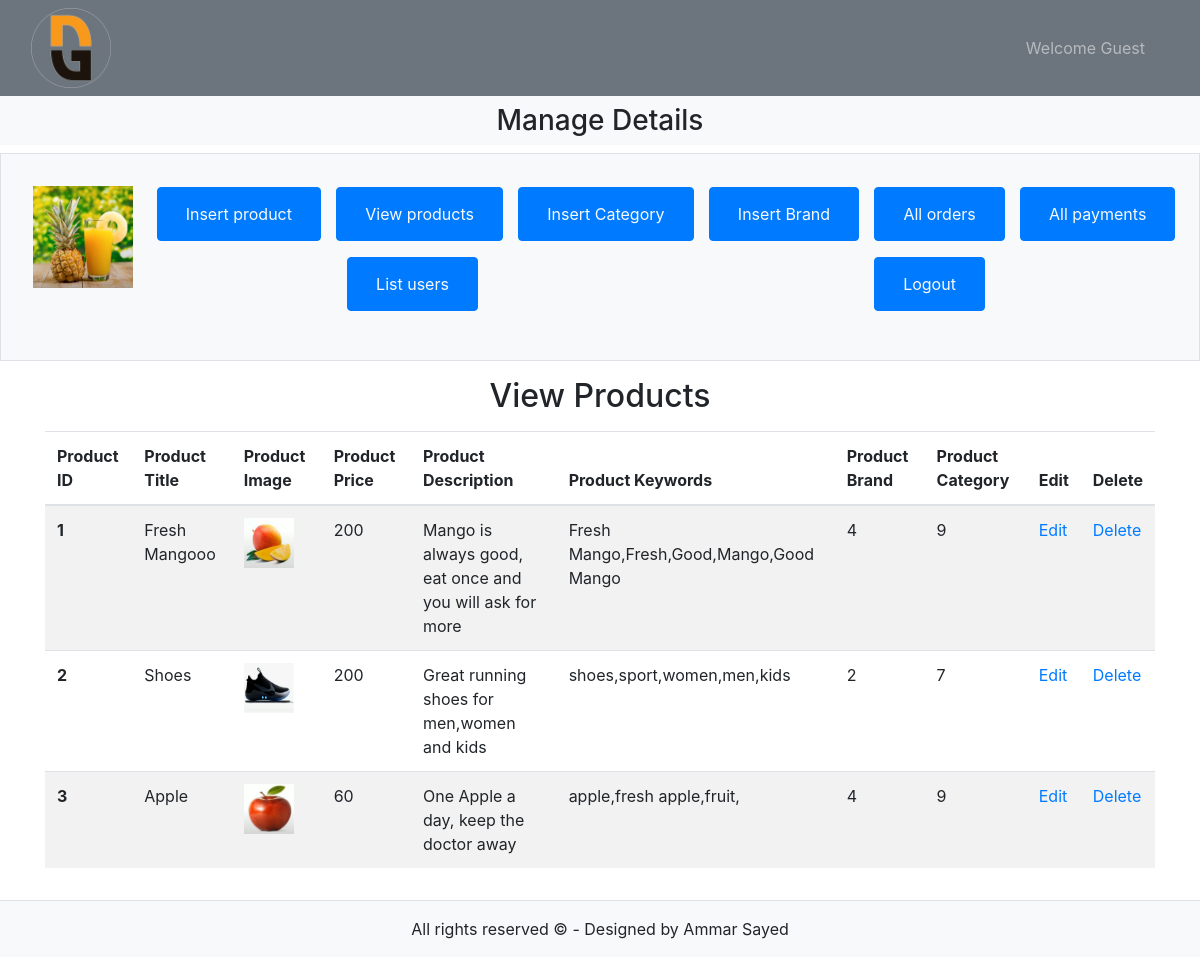
Page /admin/index.php?view_products on the committed database.
### tables this page shows
CREATE TABLE `products` (
  `pr_id` int(11) NOT NULL,
  `pr_title` varchar(100) NOT NULL,
  `pr_description` varchar(255) NOT NULL,
  `pr_keywords` varchar(255) NOT NULL,
  `cat_id` int(11) NOT NULL,
  `br_id` int(11) NOT NULL,
  `pr_img1` varchar(255) NOT NULL,
  `pr_img2` varchar(255) NOT NULL,
  `pr_img3` varchar(255) NOT NULL,
  `pr_price` double NOT NULL,
  `date` timestamp NOT NULL DEFAULT current_timestamp() ON UPDATE current_timestamp(),
  `status` varchar(100) NOT NULL
);

### admin/view_products.php (the view, shortened to what this page needs)
<?php
include("../includes/connect.php");
$number = 0;
$res_select = "";
if (isset($_GET['view_products'])) {
    $select_query = "Select * from `products`";
    $res_select = mysqli_query($con, $select_query);
    $number = mysqli_num_rows($res_select);
}
?>
<?php
if ($number > 0) {
?>
    <h2 class="text-center mb-3">View Products</h2>
    <table class="table table-striped table-hover">
        <thead>
            <tr>
                <th scope="col">Product ID</th>
                <th scope="col">Product Title</th>
                <th scope="col">Product Image</th>
                <th scope="col">Product Price</th>
                <th scope="col">Product Description</th>
                <th scope="col">Product Keywords</th>
                <th scope="col">Product Brand</th>
                <th scope="col">Product Category</th>
                <th scope="col">Edit</th>
                <th scope="col">Delete</th>
            </tr>
        </thead>
        <tbody>
            <?php
            if ($number > 0) {
                while ($row = mysqli_fetch_array($res_select)) {
                    $pr_id = $row['pr_id'];
                    $pr_title = $row['pr_title'];
                    $pr_img1 = $row['pr_img1'];
                    $pr_price = $row['pr_price'];
                    $pr_description = $row['pr_description'];
                    $pr_keywords = $row['pr_keywords'];
                    $br_id = $row['br_id'];
                    $cat_id = $row['cat_id'];
            ?>
                    <tr>
                        <th scope="row"><?php echo $pr_id; ?></th>
                        <td><?php echo $pr_title; ?></td>
                        <td><img src="./product_images/<?php echo $pr_img1; ?>" alt="" style="width: 50px; height: 50px;"></td>
                        <td><?php echo $pr_price; ?></td>
                        <td><?php echo $pr_description; ?></td>
                        <td><?php echo $pr_keywords; ?></td>
                        <td><?php echo $br_id; ?></td>
                        <td><?php echo $cat_id; ?></td>
                        <td><a href="edit_product.php?edit_id=<?php echo $pr_id; ?>">Edit</a></td>
                        <td><a href="index.php?view_products&delete_id=<?php echo $pr_id; ?>">Delete</a></td>
                    </tr>
            <?php
                }
            }
            ?>
        </tbody>
    </table>
<?php
} else {
    echo "<h2 class='text-center'>No products found</h2>";
}
?>

### style.css (style rules this page uses)
* { margin: 0; padding: 0; box-sizing: border-box; }

### rows in the picture
products: pr_id "1", pr_title "Fresh Mangooo", pr_img1 (picture), pr_price "200", pr_description "Mango is always good, eat once and you will ask for more", pr_keywords "Fresh Mango,Fresh,Good,Mango,Good Mango", br "4", cat "9"
products: pr_id "2", pr_title "Shoes", pr_img1 (picture), pr_price "200", pr_description "Great running shoes for men,women and kids", pr_keywords "shoes,sport,women,men,kids", br "2", cat "7"
products: pr_id "3", pr_title "Apple", pr_img1 (picture), pr_price "60", pr_description "One Apple a day, keep the doctor away", pr_keywords "apple,fresh apple,fruit,", br "4", cat "9"
